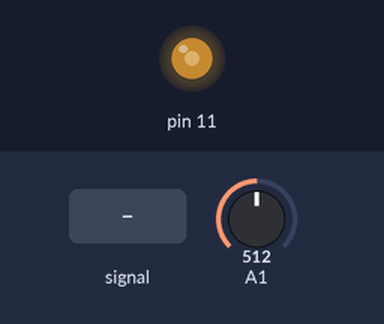
Bench run of a sketch on a simulated Arduino Uno, built with avr-gcc and run on an emulated ATmega328P. Parts: output pins drawn as LEDs (lit = HIGH). The inputs (shaded band) are chosen by the test bench; at power-on: A1 = 512. What the sketch prints to the serial monitor is not drawn.

Above: at 1.2 s.
1.3 s: A1 fed a 200 Hz sine of ±255 counts around its level
4.3 s: A1 set to 306
7.3 s: A1 set to 270
8.8 s: A1 set to 241
Timing chart, 0 to 12.8 s (numbered marks = the images above; inputs shaded):
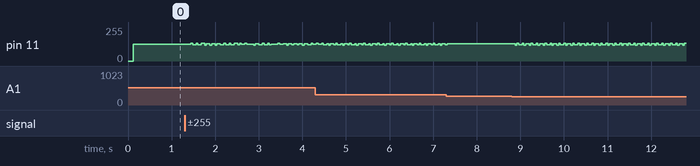

The sketch:

sinus.ino
```cpp
#include <Arduino.h>
#include <math.h>

#define WAVETABLE_SIZE 512
#define SAMPLE_RATE 8000

byte sramBuffer[WAVETABLE_SIZE];
volatile uint16_t bufferIndex = 0;
volatile uint8_t stepValue = 1;

// Fyll bufferten med en sinusvåg
void fillSramBufferWithSine() {
  float soundValue = 0.0;
  float delta = (2.0 * M_PI) / WAVETABLE_SIZE;  // ökning per steg i radianer

  for (int i = 0; i < WAVETABLE_SIZE; i++) {
    float sinusSample = 127.0 * sin(soundValue) + 127.0;  // -1 - 1 till 0 - 255
    sramBuffer[i] = (byte)round(sinusSample);
    soundValue += delta;
  }
}

// Timer1 interrupt
ISR(TIMER1_COMPA_vect) {
  uint8_t inc = (stepValue == 0) ? 1 : stepValue;
  bufferIndex = (bufferIndex + inc) & (WAVETABLE_SIZE - 1);
  OCR2A = sramBuffer[bufferIndex];
}

void setupTimers() {
  // Timer2
  TCCR2A = _BV(COM2A1) | _BV(WGM21) | _BV(WGM20);
  TCCR2B = _BV(CS20);

  // Timer1 CTC
  TCCR1A = 0;
  TCCR1B = _BV(WGM12) | _BV(CS11);
  OCR1A = (uint16_t)((F_CPU / (8UL * SAMPLE_RATE)) - 1);
  TIMSK1 = _BV(OCIE1A);
}

void setup() {
  Serial.begin(115200);
  fillSramBufferWithSine();   // fyll sinusvåg
  pinMode(11, OUTPUT);
  setupTimers();
}

void loop() {
  // Läs potentiometer A1
  uint16_t pot = analogRead(A1);
  stepValue = pot >> 5;

  // Skicka värdet till Serial Plotter
  Serial.println(OCR2A);
}
```

Measured:
- after the input at 8.8 s, pin 11: 129/255 → 118/255 after 0.08 s, then repeats every 0.32 s: 134/255 0.04 s, 123/255 0.08 s, 134/255 0.04 s, 118/255 0.04 s, 129/255 0.08 s, 118/255 0.04 s
